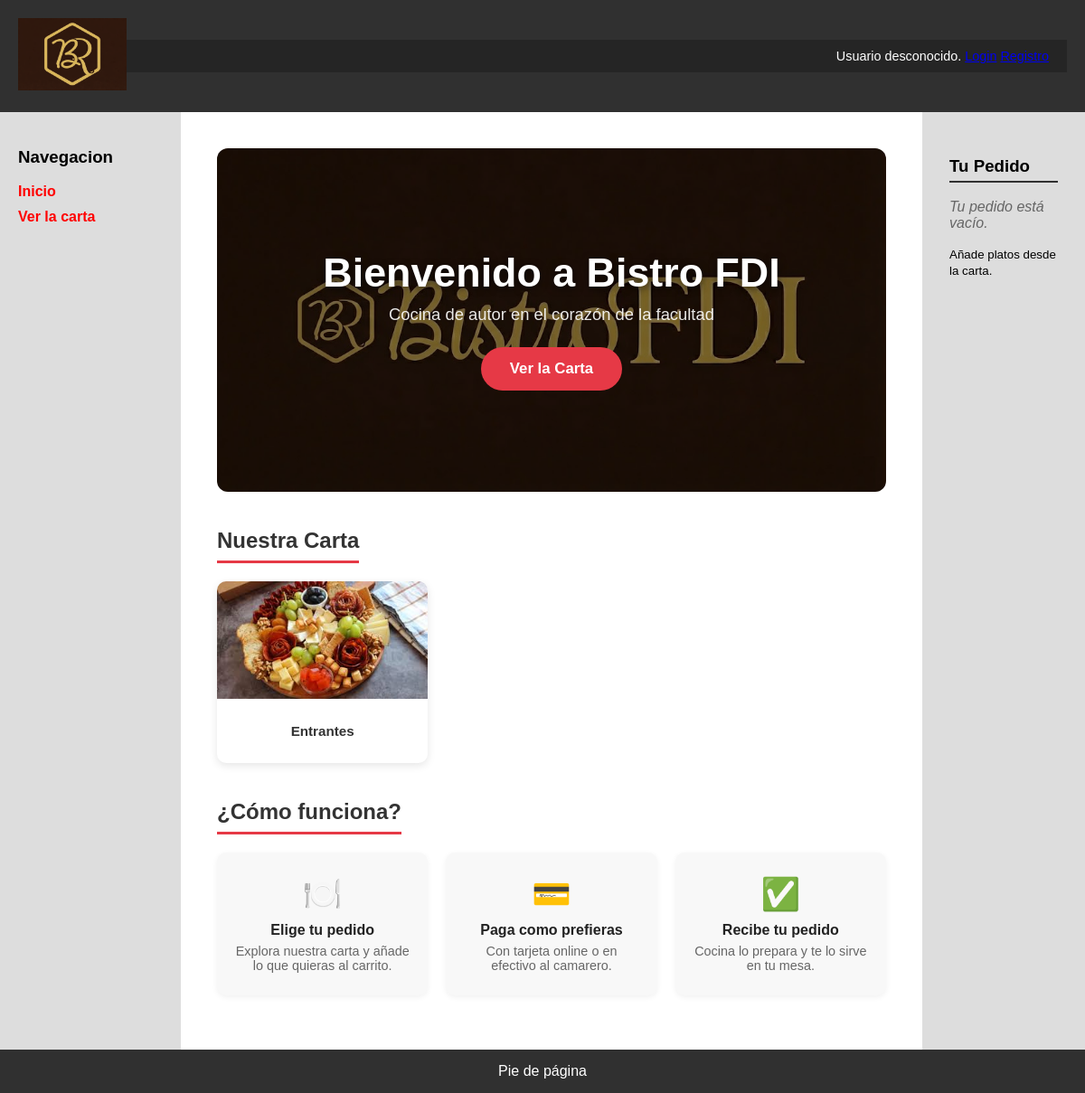
The page / on the database its author committed.
### tables this page shows
CREATE TABLE `categorias` (
  `id` int(11) NOT NULL,
  `nombre` varchar(50) NOT NULL,
  `descripcion` text DEFAULT NULL,
  `imagen` varchar(255) DEFAULT 'cat_default.png'
);

### index.php (the view, shortened to what this page needs)
<?php
$conn = Aplicacion::getInstance()->getConexionBd();
$query = "SELECT id, nombre, imagen FROM Categorias ORDER BY nombre";
$rsCategorias = $conn->query($query);
$tarjetas = "";
if ($rsCategorias && $rsCategorias->num_rows > 0) {
    foreach ($rsCategorias as $cat) {
        $tarjetas .= <<<EOS
            <a href="carta.php" class="index-categoria-card">
                <img src="img/categorias/{$cat['imagen']}" class="index-categoria-img" alt="{$cat['nombre']}">
                <p class="index-categoria-nombre">{$cat['nombre']}</p>
            </a>
        EOS;
    }
}
$contenidoPrincipal = <<<EOS
    <div class="index-hero">
        <img src="img/Banner.jpg" class="index-hero-img" alt="Bistro FDI">
        <div class="index-hero-overlay">
            <h1 class="index-hero-titulo">Bienvenido a Bistro FDI</h1>
            <p class="index-hero-subtitulo">Cocina de autor en el corazón de la facultad</p>
            <a href="carta.php" class="index-hero-cta">Ver la Carta</a>
        </div>
    </div>
    <h2 class="index-sección-titulo">Nuestra Carta</h2>
    <div class="index-categorias-grid">
        $tarjetas
    </div>
    <h2 class="index-sección-titulo">¿Cómo funciona?</h2>
    <div class="index-pasos">
        <div class="index-paso">
            <span class="index-paso-icono">🍽️</span>
            <p class="index-paso-titulo">Elige tu pedido</p>
            <p class="index-paso-desc">Explora nuestra carta y añade lo que quieras al carrito.</p>
        </div>
        <div class="index-paso">
            <span class="index-paso-icono">💳</span>
            <p class="index-paso-titulo">Paga como prefieras</p>
            <p class="index-paso-desc">Con tarjeta online o en efectivo al camarero.</p>
        </div>
        <div class="index-paso">
            <span class="index-paso-icono">✅</span>
            <p class="index-paso-titulo">Recibe tu pedido</p>
            <p class="index-paso-desc">Cocina lo prepara y te lo sirve en tu mesa.</p>
        </div>
    </div>
EOS;
require __DIR__.'/includes/vistas/plantillas/plantilla.php';

### CSS/estilo.css (style rules this page uses)
body { background-color: #CDCDCD; margin: 0; font-family: Arial, sans-serif; }

### CSS/index.css (style rules this page uses)
.index-hero { position: relative; width: 100%; height: 380px; overflow: hidden; border-radius: 12px; margin-bottom: 40px; }
.index-hero-img { width: 100%; height: 100%; object-fit: cover; display: block; filter: brightness(0.55); }
.index-hero-overlay { position: absolute; inset: 0; display: flex; flex-direction: column; align-items: center; justify-content: center; text-align: center; color: white; padding: 20px; }
.index-hero-titulo { font-size: 2.8em; font-weight: bold; margin: 0 0 10px 0; text-shadow: 0 2px 8px rgba(0,0,0,0.6); }
.index-hero-subtitulo { font-size: 1.15em; margin: 0 0 25px 0; opacity: 0.9; }
.index-hero-cta { background: #e63946; color: white; padding: 14px 32px; border-radius: 30px; text-decoration: none; font-weight: bold; font-size: 1.05em; transition: background 0.2s ease; }
.index-sección-titulo { font-size: 1.5em; font-weight: bold; color: #333; margin: 0 0 20px 0; padding-bottom: 8px; border-bottom: 3px solid #e63946; display: inline-block; }
.index-categorias-grid { display: grid; grid-template-columns: repeat(auto-fill, minmax(180px, 1fr)); gap: 20px; margin-bottom: 40px; }
.index-categoria-card { border-radius: 10px; overflow: hidden; box-shadow: 0 3px 10px rgba(0,0,0,0.1); text-decoration: none; color: inherit; transition: transform 0.2s ease, box-shadow 0.2s ease; background: white; }
.index-categoria-img { width: 100%; height: 130px; object-fit: cover; display: block; }
.index-categoria-nombre { padding: 12px; font-weight: bold; font-size: 0.95em; text-align: center; color: #333; }
.index-pasos { display: flex; gap: 20px; flex-wrap: wrap; margin-bottom: 20px; }
.index-paso { flex: 1; min-width: 180px; background: #f8f8f8; border-radius: 10px; padding: 25px 20px; text-align: center; box-shadow: 0 2px 6px rgba(0,0,0,0.06); }
.index-paso-icono { font-size: 2.2em; margin-bottom: 10px; display: block; }
.index-paso-titulo { font-weight: bold; margin: 0 0 6px 0; color: #222; }
.index-paso-desc { font-size: 0.9em; color: #666; margin: 0; }

### rows shown on the page
categorias: imagen (picture), nombre "Entrantes"
